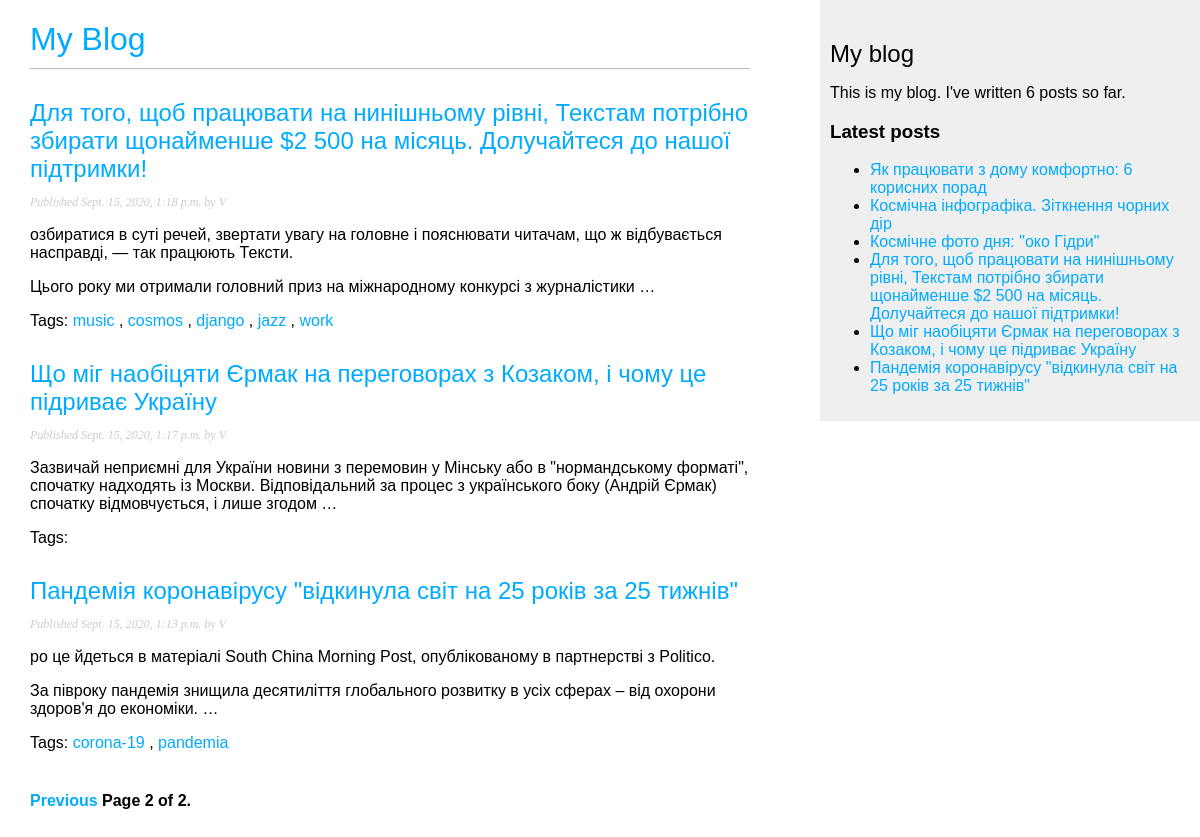
Page /?page=3 on the earlier database version.
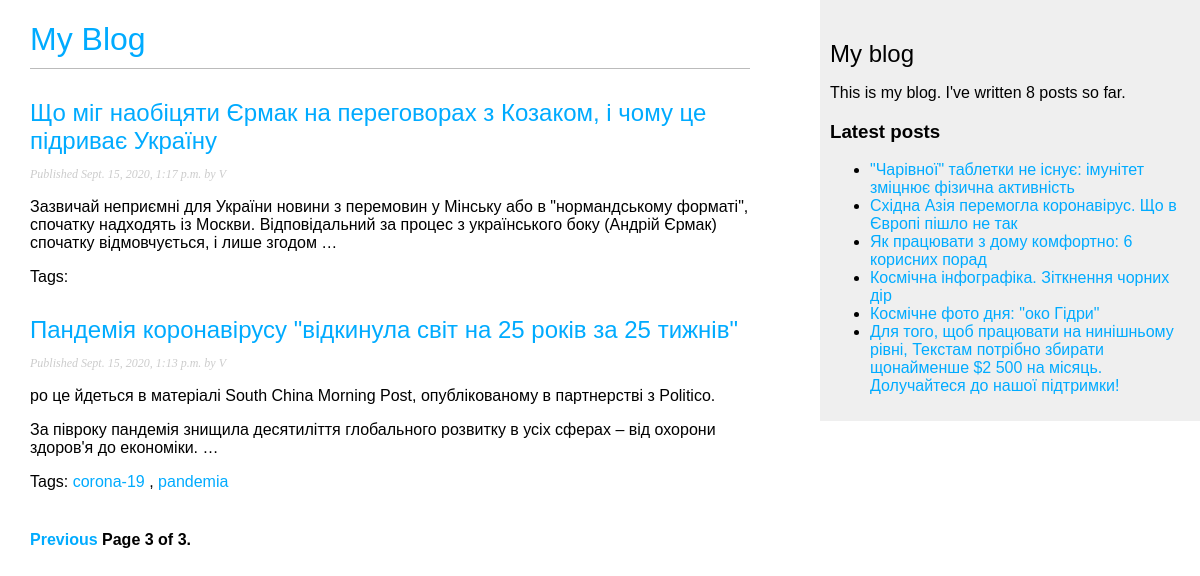
Same page on the later database version.
### blog/models.py (models this page shows, shortened)
class Post(models.Model):
    STATUS_CHOICES = (('draft', 'Draft'), ('published', 'Published'),)
    title = models.CharField(max_length=250)
    slug = models.SlugField(max_length=250, unique_for_date='publish')
    author = models.ForeignKey(User, on_delete=models.CASCADE, related_name='blog_posts')
    body = models.TextField()
    publish = models.DateTimeField(default=timezone.now)
    created = models.DateTimeField(auto_now_add=True)
    updated = models.DateTimeField(auto_now=True)
    status = models.CharField(max_length=10, choices=STATUS_CHOICES, default='draft')
    objects = models.Manager()  # Менеджер по умолчанию.
    published = PublishedManager() # Наш новый менеджер.
    tag = TaggableManager()
    class Meta:
        ordering = ('-publish',)
    def get_absolute_url(self):
        return reverse('blog:post_detail',
                       args=[self.publish.year, self.publish.month, self.publish.day, self.slug])

### blog/views.py (the view)
# urls.py: path('', views.post_list, name='post_list'),
def post_list(request, tag_slug=None):
    object_list = Post.published.all()
    tag = None
    paginator = Paginator(object_list, 3)  # По 3 статьи на каждой странице.
    page = request.GET.get('page')
    if tag_slug:
        tag = get_object_or_404(Tag, slug=tag_slug)
        object_list = object_list.filter(tag__in=[tag])
        paginator = Paginator(object_list, 2)
    try:
        posts = paginator.page(page)
    except PageNotAnInteger:
        posts = paginator.page(1)  # Если указанная страница не является целым числом.
    except EmptyPage:
        posts = paginator.page(paginator.num_pages)  # Если указанный номер больше, чем всего страниц, возвращаем последнюю.
    return render(request, 'blog/post/list.html', {'page': page, 'posts': posts, 'tag': tag})

### blog/models.py (called while the page is built)
    def get_queryset(self):
        return super().get_queryset().filter(status='published')

### blog/templatetags/blog_tags.py (called while the page is built)
@register.simple_tag
def total_posts():
    return Post.published.count()

@register.inclusion_tag('blog/post/latest_posts.html')
def show_latest_posts(count=5):
    latest_posts = Post.published.order_by('-publish')[:count]
    return {'latest_posts': latest_posts}

@register.filter(name='markdown')
def markdown_format(text):
    return mark_safe(markdown.markdown(text))

### blog/templates/blog/post/list.html (shortened to what this page needs)
{% extends "blog/base.html" %}
{% load blog_tags%}
{% block content %}
<h1><a href="{{'/' }}">My Blog </a></h1>
{% for post in posts %}
    <h2>
    <a href="{{ post.get_absolute_url }}">{{ post.title }}</a>
    </h2>
    <p class="date">Published {{ post.publish }} by {{ post.author }}</p>
    {{ post.body| markdown|truncatewords_html:30 }}
    <p class="tags">
        Tags:
        {% for tag in post.tag.all %}
        <a href="{% url 'blog:post_list_by_tag' tag.slug %}">
        {{ tag.name }}
        </a>
        {% if not forloop.last %}, {% endif %}
        {% endfor %}
        </p>
{% endfor %}
{% include "blog/post/pagination.html" with page=posts %}
{% endblock %}

### blog/templates/blog/base.html
{% load blog_tags %}
{% load static %}
<!DOCTYPE html>
<html>
<head><title>{% block title %} {% endblock %}</title>
<link href="{% static "css/blog.css" %}" rel="stylesheet">
</head>
    <body>
        <div id="content">
            {% block content %}{% endblock %}
        </div>
    <div id="sidebar">
        <h2>My blog</h2>
    <p>This is my blog. I've written {% total_posts %} posts so far.</p>
        <h3>Latest posts</h3>
            {% show_latest_posts 6 %}
    </div>
    </body>
</html>

### blog/templates/blog/post/pagination.html (shortened to what this page needs)
<div class="pagination">
<span class="step-links">
{% if page.has_previous %}
    <a href="?page={{page.previous_page_number}}">Previous</a>
{% endif %}
<span class="current">
Page {{ page.number }} of {{ page.paginator.num_pages }}.
</span>
</span>
</div>

### blog/templates/blog/post/latest_posts.html
<ul>
{% for post in latest_posts %}
<li><a href="{{ post.get_absolute_url }}">{{ post.title }}</a></li>
{% endfor %}
</ul>

### blog/static/css/blog.css (style rules this page uses)
body { margin:0; padding:0; font-family:helvetica, sans-serif; }
a { color:#00abff; text-decoration:none; }
h1 { font-weight:normal; border-bottom:1px solid #bbb; padding:0 0 10px 0; }
h2 { font-weight:normal; margin:30px 0 0; }
#content { float:left; width:60%; padding:0 0 0 30px; }
#sidebar { float:right; width:30%; padding:10px; background:#efefef; height:100%; }
p.date { color:#ccc; font-family: georgia, serif; font-size: 12px; font-style: italic; }
.pagination { margin:40px 0; font-weight:bold; }

Differences in the rows shown:
no longer on one of the page's lists (row unchanged): Post: title "Що міг наобіцяти Єрмак на переговорах з Козаком, і чому це підриває Україну"
no longer on one of the page's lists (row unchanged): Post: title "Пандемія коронавірусу \"відкинула світ на 25 років за 25 тижнів\""
no longer on one of the page's lists (row unchanged): Post: title "Для того, щоб працювати на нинішньому рівні, Текстам потрібно збирати щонайменше $2 500 на місяць. Долучайтеся до нашої підтримки!", publish "Sept. 15, 2020, 1:18 p.m.", author "V", body "озбиратися в суті речей, звертати увагу на головне і пояснювати читачам, що ж відбувається насправді, — так працюють Тексти. Цього року ми отримали головний приз на міжнародному конкурсі з журналістики …"
added Post: title "\"Чарівної\" таблетки не існує: імунітет зміцнює фізична активність", shown under "Latest posts"
added Post: title "Східна Азія перемогла коронавірус. Що в Європі пішло не так", shown under "Latest posts"
computed for Post (number 8 of 8 on the later page): loses Tag (name "music"); loses Tag (name "cosmos"); loses Tag (name "django"); loses Tag (name "jazz"); loses Tag (name "work")
Other differences:
{{ page.number }}: "2" → "3"
{{ page.paginator.num_pages }}: "2" → "3"
text no longer shown: "6"
text now shown: "8"
